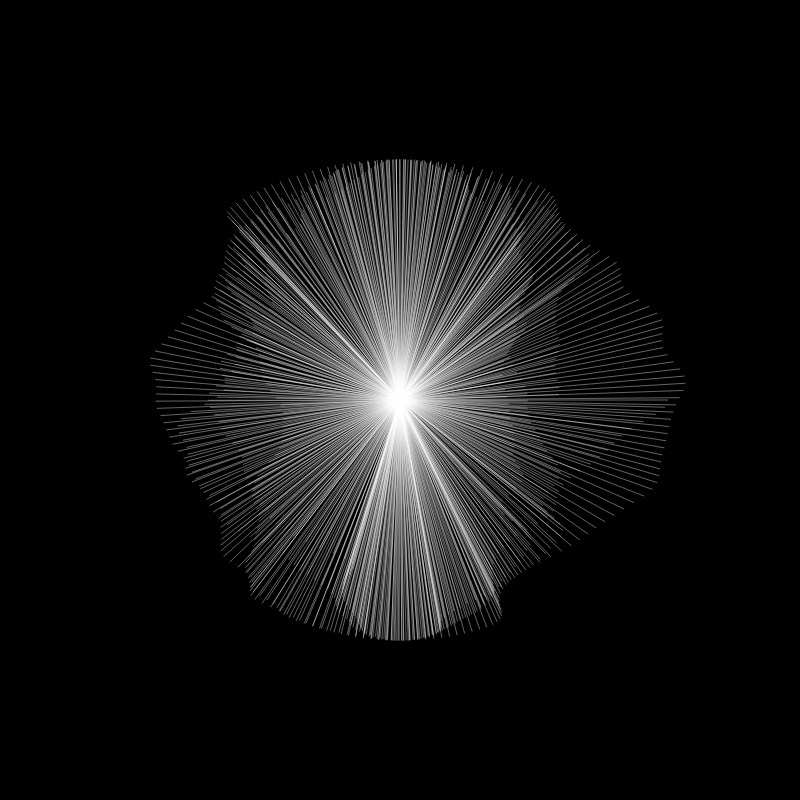
Frame 1 (no input)
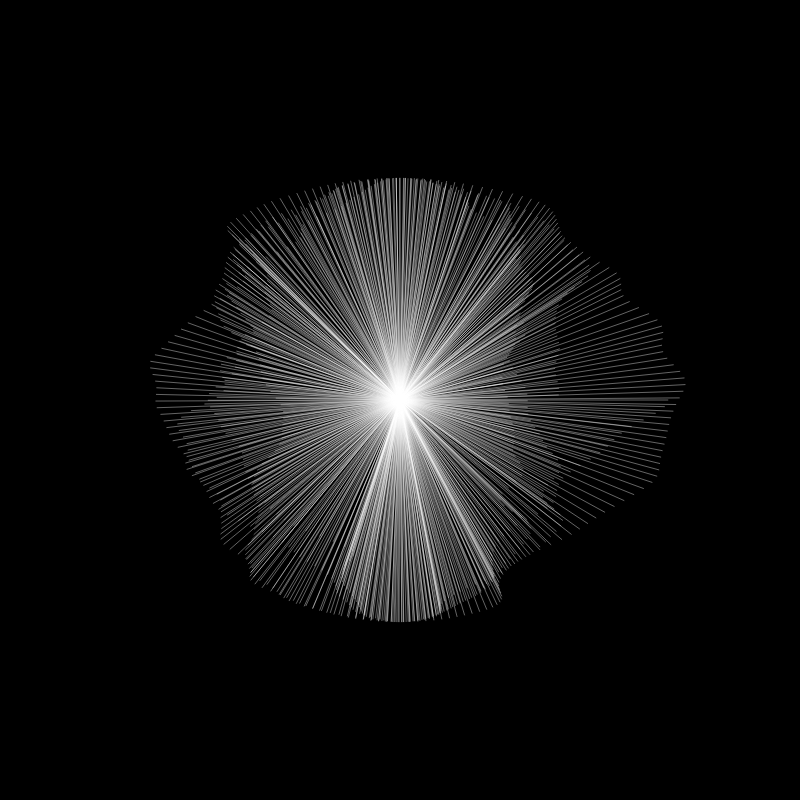
Frame 60 (no input)
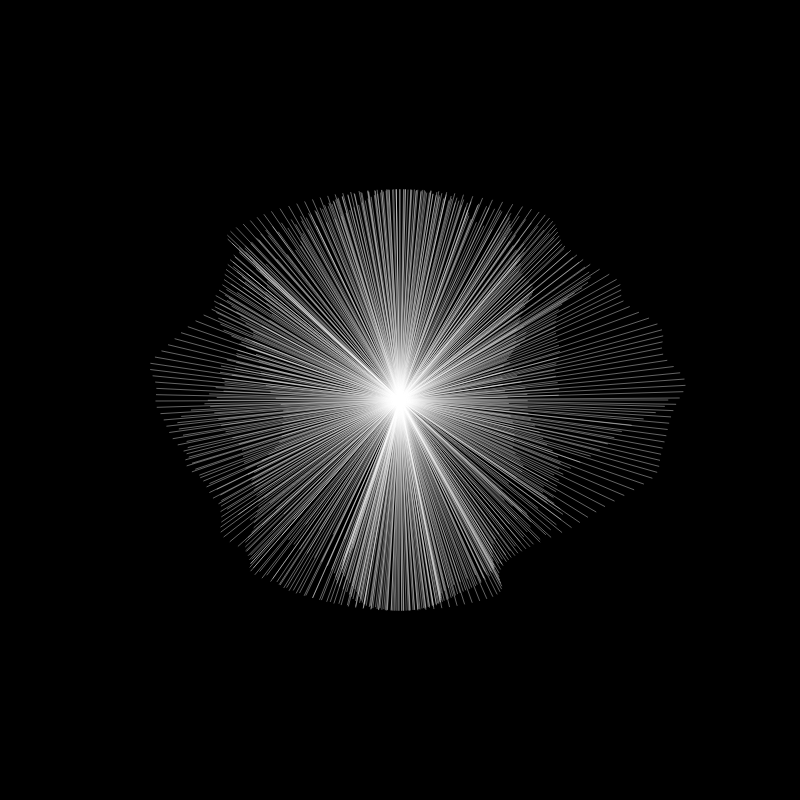
Frame 120 (the mouse pressed at the canvas centre since frame 60)

The p5.js sketch that drew these frames (run headless with seeded random() and noise() and a simulated clock; from frame 60 on, the mouse is pressed at the canvas centre):

// p5.js sketch
// ── sketch.js
var cols = 10,
    rows = 10;
var w = 400;
var a = 0;
var seedX = 0.1;
var seedY = 0.1;
function setup() {
    createCanvas(800, 800);
    background(0);
    stroke(255,100);

}

function draw() {
  background(0);
  a=0;
//  seed = 0;
  while(a<TWO_PI*4){
    var x = width/2 + noise(a)*w *cos(a);
    var y = width/2 +  noise(seedY) *sin(a)*w;
    a+=0.03;
    line(width/2,height/2, x,y);

  }
  seedY+=0.001;
}
